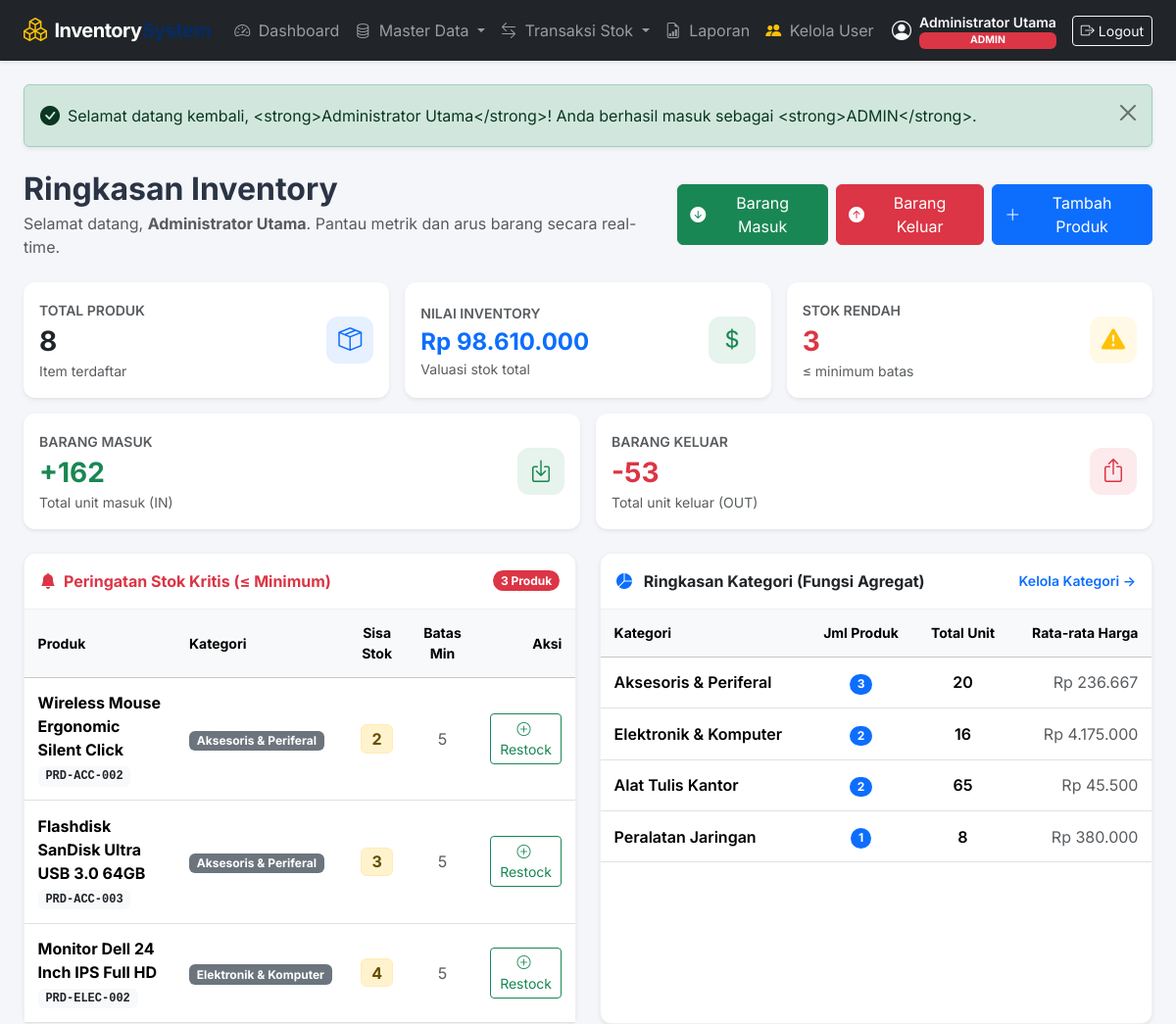
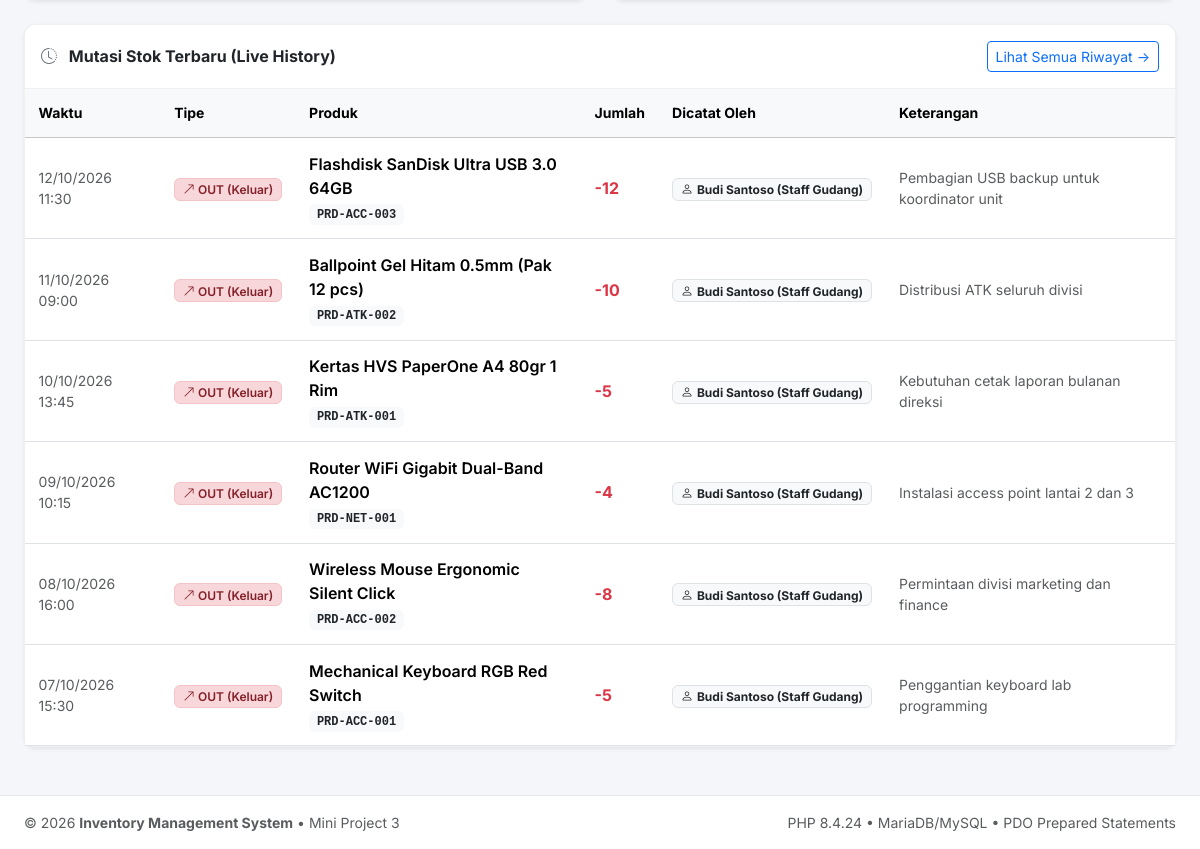
/dashboard.php (signed in), run on the app's committed database (2 pictures, top to bottom).
### tables this page shows
CREATE TABLE `products` (
    `id` INT AUTO_INCREMENT PRIMARY KEY,
    `category_id` INT NOT NULL,
    `sku` VARCHAR(50) NOT NULL UNIQUE,
    `name` VARCHAR(150) NOT NULL,
    `price` DECIMAL(12,2) NOT NULL,
    `stock` INT NOT NULL DEFAULT 0,
    `minimum_stock` INT NOT NULL DEFAULT 5,
    `created_at` TIMESTAMP DEFAULT CURRENT_TIMESTAMP,
    `updated_at` TIMESTAMP DEFAULT CURRENT_TIMESTAMP ON UPDATE CURRENT_TIMESTAMP,
    CONSTRAINT `fk_products_category` 
        FOREIGN KEY (`category_id`) REFERENCES `categories` (`id`) 
        ON DELETE RESTRICT ON UPDATE CASCADE
);

CREATE TABLE `categories` (
    `id` INT AUTO_INCREMENT PRIMARY KEY,
    `name` VARCHAR(100) NOT NULL UNIQUE,
    `description` TEXT NULL,
    `created_at` TIMESTAMP DEFAULT CURRENT_TIMESTAMP
);

CREATE TABLE `stock_movements` (
    `id` INT AUTO_INCREMENT PRIMARY KEY,
    `product_id` INT NOT NULL,
    `user_id` INT NOT NULL,
    `type` ENUM('IN', 'OUT') NOT NULL,
    `quantity` INT NOT NULL,
    `notes` TEXT NULL,
    `created_at` TIMESTAMP DEFAULT CURRENT_TIMESTAMP,
    CONSTRAINT `fk_sm_product` 
        FOREIGN KEY (`product_id`) REFERENCES `products` (`id`) 
        ON DELETE RESTRICT ON UPDATE CASCADE,
    CONSTRAINT `fk_sm_user` 
        FOREIGN KEY (`user_id`) REFERENCES `users` (`id`) 
        ON DELETE RESTRICT ON UPDATE CASCADE
);

CREATE TABLE `user_profiles` (
    `id` INT AUTO_INCREMENT PRIMARY KEY,
    `user_id` INT NOT NULL UNIQUE,
    `full_name` VARCHAR(100) NOT NULL,
    `phone` VARCHAR(20) NULL,
    `address` TEXT NULL,
    `created_at` TIMESTAMP DEFAULT CURRENT_TIMESTAMP,
    CONSTRAINT `fk_user_profiles_user` 
        FOREIGN KEY (`user_id`) REFERENCES `users` (`id`) 
        ON DELETE CASCADE ON UPDATE CASCADE
);

### public/dashboard.php (the view, shortened to what the rows shown need)
<?php
require_once __DIR__ . '/../config/database.php';
require_once __DIR__ . '/../helpers/escape.php';
$stmtCatAgg = $pdo->query("
    SELECT
        c.id,
        c.name AS category_name,
        COUNT(p.id) AS total_products,
        COALESCE(SUM(p.stock), 0) AS total_stock,
        COALESCE(AVG(p.price), 0) AS average_price,
        COALESCE(SUM(p.stock * p.price), 0) AS total_category_val
    FROM categories c
    LEFT JOIN products p ON p.category_id = c.id
    GROUP BY c.id, c.name
    ORDER BY total_products DESC
");
$categorySummaries = $stmtCatAgg->fetchAll();
$stmtLowStockList = $pdo->query("
    SELECT p.id, p.sku, p.name, p.stock, p.minimum_stock, c.name AS category_name
    FROM products p
    JOIN categories c ON c.id = p.category_id
    WHERE p.stock <= p.minimum_stock
    ORDER BY p.stock ASC
");
$lowStockProducts = $stmtLowStockList->fetchAll();
$stmtRecent = $pdo->query("
    SELECT sm.id, sm.type, sm.quantity, sm.notes, sm.created_at,
           p.name AS product_name, p.sku,
           u.username, prof.full_name
    FROM stock_movements sm
    JOIN products p ON p.id = sm.product_id
    JOIN users u ON u.id = sm.user_id
    LEFT JOIN user_profiles prof ON prof.user_id = u.id
    ORDER BY sm.created_at DESC
    LIMIT 6
");
$recentMovements = $stmtRecent->fetchAll();
require __DIR__ . '/../views/header.php';
?>
<div class="d-flex flex-column flex-md-row justify-content-between align-items-md-center mb-4 gap-2">
    <div>
        <h2 class="fw-bold mb-1">Ringkasan Inventory</h2>
    </div>
</div>
<div class="row g-4 mb-4">
    <div class="col-lg-6">
        <div class="card h-100 shadow-sm">
            <div class="card-body p-0">
                <?php if (empty($lowStockProducts)): ?>
                    <div class="text-center py-4 text-muted">
                        <i class="bi bi-check2-circle fs-1 text-success d-block mb-2"></i>
                        Semua stok produk berada di atas batas minimum. Aman!
                    </div>
                <?php else: ?>
                    <div class="table-responsive">
                        <table class="table table-hover align-middle mb-0">
                            <thead class="table-light small">
                                <tr>
                                    <th>Produk</th>
                                    <th>Kategori</th>
                                    <th class="text-center">Sisa Stok</th>
                                    <th class="text-center">Batas Min</th>
                                    <th class="text-end">Aksi</th>
                                </tr>
                            </thead>
                            <tbody>
                                <?php foreach ($lowStockProducts as $low): ?>
                                <tr>
                                    <td>
                                        <div class="fw-bold"><?= e($low['name']) ?></div>
                                        <span class="badge bg-light text-dark font-monospace"><?= e($low['sku']) ?></span>
                                    </td>
                                    <td><span class="badge bg-secondary"><?= e($low['category_name']) ?></span></td>
                                    <td class="text-center">
                                        <span class="badge badge-low-stock fw-bold fs-6">
                                            <?= number_format($low['stock']) ?>
                                        </span>
                                    </td>
                                    <td class="text-center text-muted"><?= number_format($low['minimum_stock']) ?></td>
                                    <td class="text-end">
                                        <a href="<?= base_url('stock/in.php?product_id=' . $low['id']) ?>" class="btn btn-sm btn-outline-success">
                                            <i class="bi bi-plus-circle me-1"></i> Restock
                                        </a>
                                    </td>
                                </tr>
                                <?php endforeach; ?>
                            </tbody>
                        </table>
                    </div>
                <?php endif; ?>
            </div>
        </div>
    </div>
    <div class="col-lg-6">
        <div class="card h-100 shadow-sm">
            <div class="card-body p-0">
                <div class="table-responsive">
                    <table class="table table-hover align-middle mb-0">
                        <thead class="table-light small">
                            <tr>
                                <th>Kategori</th>
                                <th class="text-center">Jml Produk</th>
                                <th class="text-center">Total Unit</th>
                                <th class="text-end">Rata-rata Harga</th>
                            </tr>
                        </thead>
                        <tbody>
                            <?php foreach ($categorySummaries as $cat): ?>
                            <tr>
                                <td>
                                    <div class="fw-semibold"><?= e($cat['category_name']) ?></div>
                                </td>
                                <td class="text-center">
                                    <span class="badge bg-primary rounded-pill"><?= number_format($cat['total_products']) ?></span>
                                </td>
                                <td class="text-center fw-semibold">
                                    <?= number_format($cat['total_stock']) ?>
                                </td>
                                <td class="text-end text-muted">
                                    <?= format_rupiah($cat['average_price']) ?>
                                </td>
                            </tr>
                            <?php endforeach; ?>
                        </tbody>
                    </table>
                </div>
            </div>
        </div>
    </div>
</div>
<div class="card shadow-sm mb-4">
    <div class="card-body p-0">
        <div class="table-responsive">
            <table class="table table-hover align-middle mb-0">
                <thead class="table-light small">
                    <tr>
                        <th>Waktu</th>
                        <th>Tipe</th>
                        <th>Produk</th>
                        <th>Jumlah</th>
                        <th>Dicatat Oleh</th>
                        <th>Keterangan</th>
                    </tr>
                </thead>
                <tbody>
                    <?php if (empty($recentMovements)): ?>
                    <tr>
                        <td colspan="6" class="text-center py-4 text-muted">Belum ada transaksi mutasi stok.</td>
                    </tr>
                    <?php else: ?>
                        <?php foreach ($recentMovements as $mov): ?>
                        <tr>
                            <td class="text-muted small"><?= format_datetime($mov['created_at']) ?></td>
                            <td>
                                <?php if ($mov['type'] === 'IN'): ?>
                                    <span class="badge badge-in fw-semibold">
                                        <i class="bi bi-arrow-down-left"></i> IN (Masuk)
                                    </span>
                                <?php else: ?>
                                    <span class="badge badge-out fw-semibold">
                                        <i class="bi bi-arrow-up-right"></i> OUT (Keluar)
                                    </span>
                                <?php endif; ?>
                            </td>
                            <td>
                                <div class="fw-semibold"><?= e($mov['product_name']) ?></div>
                                <span class="badge bg-light text-dark font-monospace"><?= e($mov['sku']) ?></span>
                            </td>
                            <td>
                                <strong class="<?= $mov['type'] === 'IN' ? 'text-success' : 'text-danger' ?>">
                                    <?= $mov['type'] === 'IN' ? '+' : '-' ?><?= number_format($mov['quantity']) ?>
                                </strong>
                            </td>
                            <td>
                                <span class="badge bg-light text-dark border">
                                    <i class="bi bi-person me-1"></i><?= e($mov['full_name'] ?? $mov['username']) ?>
                                </span>
                            </td>
                            <td class="text-muted small"><?= e($mov['notes'] ?: '-') ?></td>
                        </tr>
                        <?php endforeach; ?>
                    <?php endif; ?>
                </tbody>
            </table>
        </div>
    </div>
</div>
<?php require __DIR__ . '/../views/footer.php'; ?>

### data on the page
products: name "Wireless Mouse Ergonomic Silent Click", sku "PRD-ACC-002", category.name "Aksesoris & Periferal", stock "2", minimum_stock "5"
products: name "Flashdisk SanDisk Ultra USB 3.0 64GB", sku "PRD-ACC-003", category.name "Aksesoris & Periferal", stock "3", minimum_stock "5"
products: name "Monitor Dell 24 Inch IPS Full HD", sku "PRD-ELEC-002", category.name "Elektronik & Komputer", stock "4", minimum_stock "5"
categories: name "Aksesoris & Periferal", total_products "3", total_stock "20", average_price "Rp 236.667"
categories: name "Elektronik & Komputer", total_products "2", total_stock "16", average_price "Rp 4.175.000"
categories: name "Alat Tulis Kantor", total_products "2", total_stock "65", average_price "Rp 45.500"
categories: name "Peralatan Jaringan", total_products "1", total_stock "8", average_price "Rp 380.000"
stock_movements: created_at "12/10/2026 11:30", type "OUT" (drawn), product.name "Flashdisk SanDisk Ultra USB 3.0 64GB", product.sku "PRD-ACC-003", quantity "12", user_profiles.full_name "Budi Santoso (Staff Gudang)", notes "Pembagian USB backup untuk koordinator unit"
stock_movements: created_at "11/10/2026 09:00", type "OUT" (drawn), product.name "Ballpoint Gel Hitam 0.5mm (Pak 12 pcs)", product.sku "PRD-ATK-002", quantity "10", user_profiles.full_name "Budi Santoso (Staff Gudang)", notes "Distribusi ATK seluruh divisi"
stock_movements: created_at "10/10/2026 13:45", type "OUT" (drawn), product.name "Kertas HVS PaperOne A4 80gr 1 Rim", product.sku "PRD-ATK-001", quantity "5", user_profiles.full_name "Budi Santoso (Staff Gudang)", notes "Kebutuhan cetak laporan bulanan direksi"
stock_movements: created_at "09/10/2026 10:15", type "OUT" (drawn), product.name "Router WiFi Gigabit Dual-Band AC1200", product.sku "PRD-NET-001", quantity "4", user_profiles.full_name "Budi Santoso (Staff Gudang)", notes "Instalasi access point lantai 2 dan 3"
stock_movements: created_at "08/10/2026 16:00", type "OUT" (drawn), product.name "Wireless Mouse Ergonomic Silent Click", product.sku "PRD-ACC-002", quantity "8", user_profiles.full_name "Budi Santoso (Staff Gudang)", notes "Permintaan divisi marketing dan finance"
stock_movements: created_at "07/10/2026 15:30", type "OUT" (drawn), product.name "Mechanical Keyboard RGB Red Switch", product.sku "PRD-ACC-001", quantity "5", user_profiles.full_name "Budi Santoso (Staff Gudang)", notes "Penggantian keyboard lab programming"

### other printed values
$user['full_name'] "Administrator Utama"
$role "ADMIN"
$msg['message'] "Selamat datang kembali, <strong>Administrator Utama</strong>! Anda berhasil masuk sebagai <strong>ADMIN</strong>."
$totalProducts "8"
format_rupiah($totalInventoryValue) "Rp 98.610.000"
$lowStockCount "3"
$totalStockIn "162"
$totalStockOut "53"
count($lowStockProducts) "3"
PHP_VERSION "8.4.24"
